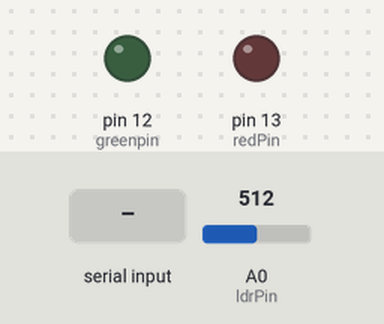
Bench run of a sketch on a simulated Arduino Uno, built with avr-gcc and run on an emulated ATmega328P. On the bench: output pins drawn as LEDs (lit = HIGH). The test bench sets the inputs (shaded band); at power-on: A0 (ldrPin) = 512. What the sketch prints to the serial monitor is not drawn.

Above: at 1.2 s.
1.3 s: "1" received over Serial
At 2.3 s:
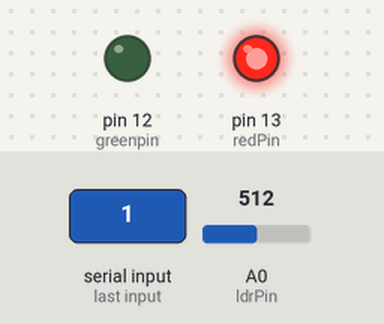
2.8 s: "0" received over Serial
At 3.6 s:
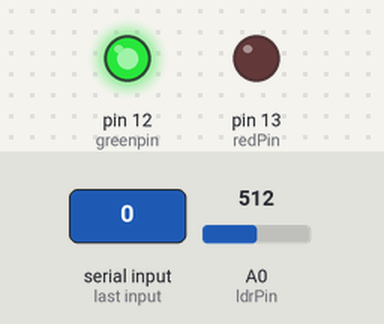
4.3 s: A0 (ldrPin) set to 684
5.8 s: A0 (ldrPin) set to 717
Timing chart, 0 to 8.7 s (numbered marks = the images above; inputs shaded):
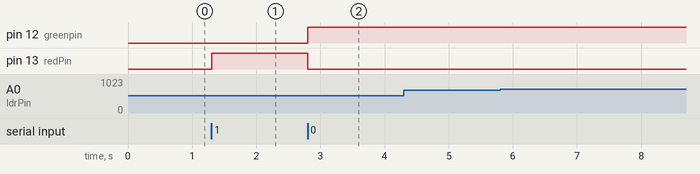

The sketch:

led-detection.ino
```cpp
int redPin = 13; // distracte
int greenpin = 12; // focused
int ldrPin = A0; // dark and light
int threshold = 700;


void setup()
{
  pinMode(redPin, OUTPUT);
  pinMode(greenpin, OUTPUT);
  Serial.begin(9600);
}

void loop()
{
  // --- 1. LDR check & send status ---
  int ldrValue = analogRead(ldrPin);

  if (ldrValue > threshold)
  {
    Serial.println("DARK"); // Lights OFF
  }
  else
  {
    Serial.println("LIGHT"); // Lights ON
  }

  // --- 2. Check if Python sent LED control command ---
  if (Serial.available())
  {
    char data = Serial.read();
    if (data == '1')
    {
      digitalWrite(redPin, HIGH);
      digitalWrite(greenpin, LOW); // Focused → LED OFF
    }
    else if (data == '0')
    {
      digitalWrite(redPin, LOW);
      digitalWrite(greenpin, HIGH); // Distracted → LED ON
    }
  }

  delay(100); // Small delay to avoid spam
}
```

Measured:
- after the input at 1.3 s, pin 13 (redPin): LOW → HIGH at once
- after the input at 2.8 s, pin 12 (greenpin): LOW → HIGH at once; pin 13 (redPin): HIGH → LOW at once
- after the input at 4.3 s, every drawn part: stays the same
- after the input at 5.8 s, every drawn part: stays the same
